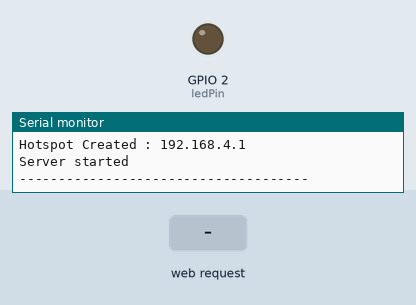
Recording of a sketch running on a simulated ESP8266 (NodeMCU). Shown: output pins drawn as LEDs (lit = HIGH), the last lines printed to the serial monitor. Inputs (shaded band) come from the test bench. WiFi joins after 1.5 s; servers stay silent unless stated.

Above: at 6.2 s.
6.3 s: HTTP request GET /LED=ON received
At 7.4 s:
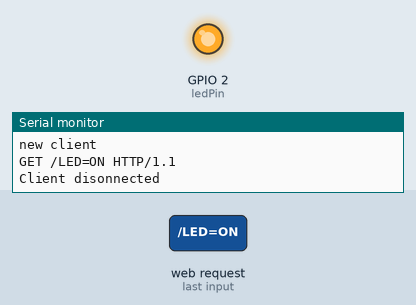
7.8 s: HTTP request GET /LED=OFF received
At 8.5 s:
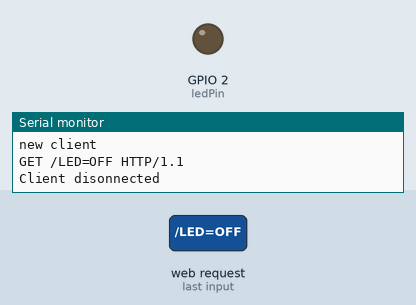
Timing chart, 0 to 10.8 s (numbered marks = the images above; inputs shaded):
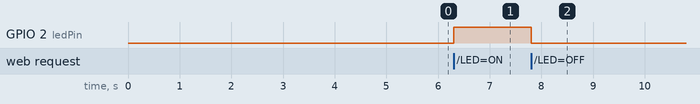

The sketch:

Secure_webpage_led_control.ino
```cpp
#include <ESP8266WiFi.h>

const char ssid[20] = "ShivNano";
const char password[20] = "qwertyuiop";
int ledPin = 2; // GPIO 2

WiFiServer server(80);

void setup() {
    Serial.begin(115200);
    delay(10);

    pinMode(ledPin, OUTPUT);
    digitalWrite(ledPin, LOW);

    delay(5000);
    Serial.println("");
    Serial.println("Server-------------------------------");
    Serial.print("Configuring access point");
    WiFi.mode(WIFI_AP);
    WiFi.softAP(ssid, password);
    //WiFi.begin(ssid, password);

    Serial.println("");
    Serial.print("Hotspot Created : ");
    Serial.println(WiFi.softAPIP());

  // Start the server
    server.begin();
    Serial.println("Server started");
    Serial.println("-------------------------------------");
    Serial.println("");
}
void loop() {
// Check if a client has connected
    WiFiClient client = server.available();
    if (!client) {
      return;
    }
// Wait until the client sends some data
    Serial.println("new client");
    while(!client.available()){
      delay(1);
    }
// Read the first line of the request
    String request = client.readStringUntil('\r');
    Serial.println(request);
    client.flush();
// Match the request
    int value = LOW;
    if (request.indexOf("/LED=ON") != -1) {
      digitalWrite(ledPin, HIGH);
      value = HIGH;
    }
    if (request.indexOf("/LED=OFF") != -1) {
      digitalWrite(ledPin, LOW);
      value = LOW;
    }
    client.println("HTTP/1.1 200 OK");
    client.println("Content-Type: text/html");
    client.println(""); // do not forget this one
    client.println("<!DOCTYPE HTML>");
    client.println("<html>");

   client.println("<title>Login</title>");
   client.println("<script language=javascript>");
   client.println("function test()");
   client.println("{");
   client.println("var vl1=frm.text1.value;");
   client.println("var vl2=frm.text2.value;");
   client.println("if( vl1 == 'team' && vl2=='123')");
   client.println("{");
   client.println("var div1= document.getElementById('result')");
   client.println("div1.style.display= 'inline'");
   client.println("var div2=document.getElementById('login')");
   client.println("(div2.style.display= 'none')");
   client.println("}");
   client.println("else");
   client.println("{");
   client.println("alert('wrong credentials');");
   client.println("}");
   client.println("}");
   client.println("</script>");
   client.println("<body>");
   client.println(" <div id=login class=login style='display:inline'>");
   client.println("<form name='frm'>");
   client.println("userid<input type='text1' name='text1' id='text1'>");
   client.println("<br>password<input type='password' name='text2' id='text2'>");
   client.println("<br>");
   client.println("<input type='button' name='button1'value='login' onClick=test()>");
   client.println("</form>");
   client.println("</div>");
   client.println("<div id=result class=result style='display:none'>");


   client.println("<button>");
   client.print("Led is now:");
    if(value == HIGH) {
    client.print("On");
    } else {
    client.print("Off");
    }
    client.println("<br><br>");
    client.println("<a href=\"/LED=ON\"\"><button>On </button></a>");
    client.println("<a href=\"/LED=OFF\"\"><button>Off </button></a><br />");
    client.println("</button>");

    client.println("</div>");
    client.println("</body>");
    client.println("</html>");
    delay(1);
    Serial.println("Client disonnected");
    Serial.println("");
}
```

Measured:
- after the input at 6.3 s, GPIO 2 (ledPin): LOW → HIGH at once
- after the input at 7.8 s, GPIO 2 (ledPin): HIGH → LOW at once
